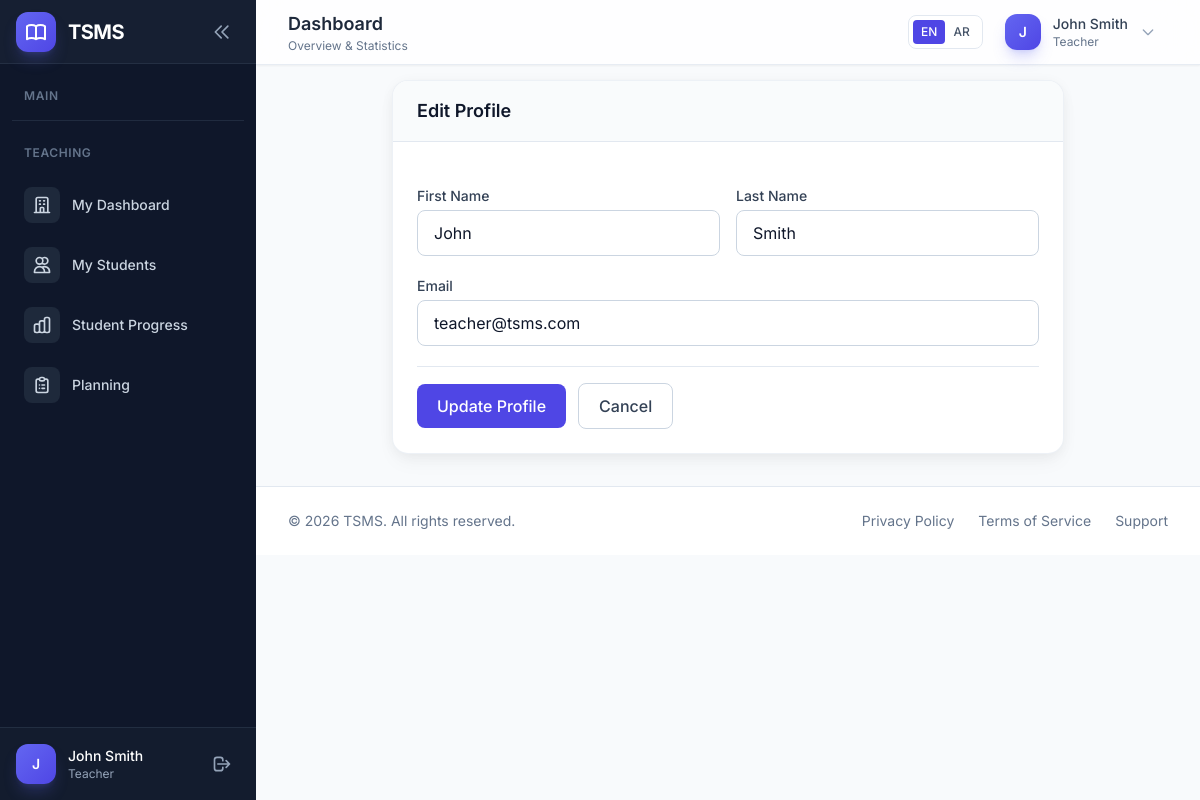
The app's page /auth/profile/edit (signed in) with its own data.
### app/models/user.py (models this page shows, shortened)
class User(UserMixin, db.Model):
    __tablename__ = 'users'
    id = db.Column(db.Integer, primary_key=True)
    name = db.Column(db.String(128), nullable=False)
    username = db.Column(db.String(64), unique=True, nullable=False, index=True)
    email = db.Column(db.String(120), unique=True, nullable=False, index=True)
    password_hash = db.Column(db.String(256), nullable=False)
    role = db.Column(db.Enum(UserRole), nullable=False, default=UserRole.TEACHER)
    status = db.Column(db.Enum(UserStatus), nullable=False, default=UserStatus.ACTIVE)
    created_at = db.Column(db.DateTime, default=datetime.utcnow, index=True)
    updated_at = db.Column(db.DateTime, default=datetime.utcnow, onupdate=datetime.utcnow)
    last_login_at = db.Column(db.DateTime)
    teacher_profile = db.relationship(
        'Teacher',
        backref='user',
        uselist=False,
        cascade='all, delete-orphan',
        lazy='joined'
    )
    supervisor_profile = db.relationship(
        'Supervisor',
        backref='user',
        uselist=False,
        cascade='all, delete-orphan',
        lazy='joined'
    )
    @property
    def password(self):
        """Prevent password from being read."""
        raise AttributeError('Password is not a readable attribute')
    def is_admin(self):
        return self.role == UserRole.ADMIN
    def is_supervisor(self):
        return self.role == UserRole.SUPERVISOR
    def is_teacher(self):
        return self.role == UserRole.TEACHER

### app/blueprints/auth/routes.py (the view, shortened to what this page needs)
@auth_bp.route('/profile/edit', methods=['GET', 'POST'])
@login_required
def edit_profile():
    form = ProfileForm(obj=current_user)
    if request.method == 'GET':
        name_parts = current_user.name.split(' ', 1)
        form.first_name.data = name_parts[0]
        form.last_name.data = name_parts[1] if len(name_parts) > 1 else ''
        form.email.data = current_user.email
    return render_template('auth/edit_profile.html', form=form)

### app/blueprints/auth/forms.py (shortened to what this page needs)
class ProfileForm(FlaskForm):
    first_name = StringField(_l('First Name'), validators=[
        DataRequired(message=_l('First name is required.')),
        Length(max=64)
    ])
    last_name = StringField(_l('Last Name'), validators=[
        DataRequired(message=_l('Last name is required.')),
        Length(max=64)
    ])
    email = StringField(_l('Email'), validators=[
        DataRequired(message=_l('Email is required.')),
        Email(message=_l('Please enter a valid email address.')),
        Length(max=120)
    ])
    submit = SubmitField(_l('Update Profile'))

### app/__init__.py (called while the page is built)
def _select_locale():
    lang = request.args.get('lang', type=str)
    if lang in SUPPORTED_LANGUAGES:
        session['language'] = lang
        return lang
    session_lang = session.get('language')
    if session_lang in SUPPORTED_LANGUAGES:
        return session_lang
    return request.accept_languages.best_match(SUPPORTED_LANGUAGES) or 'en'

def _init_extensions(app):
    from app.extensions import db, migrate, login_manager, csrf, babel
    db.init_app(app)
    migrate.init_app(app, db)
    login_manager.init_app(app)
    csrf.init_app(app)
    babel.init_app(app, locale_selector=_select_locale)
    from app.models import User
    @login_manager.user_loader
    def load_user(user_id):
        return User.query.get(int(user_id))

### app/blueprints/auth/routes.py (called while the page is built)
@auth_bp.before_app_request
def before_request():
    if current_user.is_authenticated:
        if current_user.status != UserStatus.ACTIVE:
            logout_user()
            flash(_('Your account is no longer active.'), 'warning')
            return redirect(url_for('auth.login'))

@auth_bp.after_app_request
def after_request(response):
    response.headers['X-Content-Type-Options'] = 'nosniff'
    response.headers['X-Frame-Options'] = 'SAMEORIGIN'
    response.headers['X-XSS-Protection'] = '1; mode=block'
    return response

### app/templates/auth/edit_profile.html (shortened to what this page needs)
{% extends "layouts/dashboard.html" %}
{% block content %}
<div class="max-w-2xl mx-auto">
    <div class="bg-white rounded-2xl shadow-soft border border-slate-200/60 overflow-hidden">
        <div class="px-6 py-4 bg-slate-50/80 border-b border-slate-200">
            <h3 class="text-lg font-semibold text-slate-900">{{ _('Edit Profile') }}</h3>
        </div>
        <form method="post" class="p-6 space-y-5">
            <div class="grid grid-cols-1 md:grid-cols-2 gap-4">
                <div>
                    <label class="block text-sm font-medium text-slate-700 mb-1">{{ _('First Name') }}</label>
                    {{ form.first_name(class="w-full px-4 py-2.5 border border-slate-300 rounded-lg focus:ring-2 focus:ring-primary-500 focus:border-primary-500") }}
                </div>
                <div>
                    <label class="block text-sm font-medium text-slate-700 mb-1">{{ _('Last Name') }}</label>
                    {{ form.last_name(class="w-full px-4 py-2.5 border border-slate-300 rounded-lg focus:ring-2 focus:ring-primary-500 focus:border-primary-500") }}
                </div>
            </div>
            <div>
                <label class="block text-sm font-medium text-slate-700 mb-1">{{ _('Email') }}</label>
                {{ form.email(class="w-full px-4 py-2.5 border border-slate-300 rounded-lg focus:ring-2 focus:ring-primary-500 focus:border-primary-500") }}
            </div>
            <div class="pt-4 border-t border-slate-200 flex items-center gap-3">
                {{ form.submit(class="px-5 py-2.5 bg-primary-600 text-white rounded-lg hover:bg-primary-700 transition-colors font-medium") }}
                <a href="{{ url_for('auth.profile') }}" class="px-5 py-2.5 border border-slate-300 text-slate-700 rounded-lg hover:bg-slate-50 transition-colors font-medium">{{ _('Cancel') }}</a>
            </div>
        </form>
    </div>
</div>
{% endblock %}

### app/templates/components/sidebar.html (shortened to what this page needs)
<aside :class="sidebarOpen ? 'w-64' : 'w-20'"
    class="fixed inset-y-0 z-50 bg-slate-900 sidebar-transition hidden lg:flex lg:flex-col"
    style="{% if current_direction == 'rtl' %}right: 0; left: auto;{% else %}left: 0; right: auto;{% endif %}">
    <div class="flex items-center justify-between h-16 px-4 bg-slate-800/50 border-b border-slate-700/50">
        <a href="{{ url_for('teacher.index') if current_user.is_teacher() and not current_user.is_supervisor() and not current_user.is_admin() else url_for('main.dashboard') }}" class="flex items-center space-x-3">
            <div class="flex-shrink-0 w-10 h-10 bg-gradient-to-br from-primary-500 to-primary-600 rounded-xl flex items-center justify-center shadow-lg shadow-primary-500/25">
            </div>
            <span x-show="sidebarOpen" x-transition class="text-white font-bold text-xl tracking-tight">TSMS</span>
        </a>
        <button @click="sidebarOpen = !sidebarOpen"
                class="p-2 text-slate-400 hover:text-white hover:bg-slate-700/50 rounded-lg transition-colors lg:block hidden">
        </button>
    </div>
    <nav class="flex-1 mt-6 px-3 space-y-1 overflow-y-auto">
        <div x-show="sidebarOpen" class="mb-4">
            <p class="px-3 text-xs font-semibold text-slate-500 uppercase tracking-wider">{{ _('Main') }}</p>
        </div>
        {% if current_user.is_teacher() and not current_user.is_supervisor() and not current_user.is_admin() %}
        <div x-show="sidebarOpen" class="pt-6 mt-6 border-t border-slate-700/50">
            <p class="px-3 text-xs font-semibold text-slate-500 uppercase tracking-wider mb-4">{{ _('Teaching') }}</p>
        </div>
        <a href="{{ url_for('teacher.index') }}"
           class="group flex items-center px-3 py-2.5 text-sm font-medium rounded-xl transition-all duration-200
                  {% if request.endpoint == 'teacher.index' %}
                  bg-gradient-to-r from-primary-600 to-primary-500 text-white shadow-lg shadow-primary-500/25
                  {% else %}
                  text-slate-300 hover:bg-slate-800/50 hover:text-white
                  {% endif %}">
            <div class="flex items-center justify-center w-9 h-9 rounded-lg
                        {% if request.endpoint == 'teacher.index' %}bg-white/20{% else %}bg-slate-800 group-hover:bg-slate-700{% endif %}">
                <svg class="w-5 h-5" fill="none" stroke="currentColor" viewBox="0 0 24 24">
                    <path stroke-linecap="round" stroke-linejoin="round" stroke-width="2" d="M19 21V5a2 2 0 00-2-2H7a2 2 0 00-2 2v16m14 0h2m-2 0h-5m-9 0H3m2 0h5M9 7h1m-1 4h1m4-4h1m-1 4h1m-5 10v-5a1 1 0 011-1h2a1 1 0 011 1v5m-4 0h4"/>
                </svg>
            </div>
            <span x-show="sidebarOpen" x-transition class="ml-3">{{ _('My Dashboard') }}</span>
        </a>
        <a href="{{ url_for('teacher.students') }}"
           class="group flex items-center px-3 py-2.5 text-sm font-medium rounded-xl transition-all duration-200
                  {% if request.endpoint == 'teacher.students' or request.endpoint == 'teacher.student_detail' %}
                  bg-gradient-to-r from-primary-600 to-primary-500 text-white shadow-lg shadow-primary-500/25
                  {% else %}
                  text-slate-300 hover:bg-slate-800/50 hover:text-white
                  {% endif %}">
            <div class="flex items-center justify-center w-9 h-9 rounded-lg
                        {% if request.endpoint == 'teacher.students' or request.endpoint == 'teacher.student_detail' %}bg-white/20{% else %}bg-slate-800 group-hover:bg-slate-700{% endif %}">
                <svg class="w-5 h-5" fill="none" stroke="currentColor" viewBox="0 0 24 24">
                    <path stroke-linecap="round" stroke-linejoin="round" stroke-width="2" d="M12 4.354a4 4 0 110 5.292M15 21H3v-1a6 6 0 0112 0v1zm0 0h6v-1a6 6 0 00-9-5.197M13 7a4 4 0 11-8 0 4 4 0 018 0z"/>
                </svg>
            </div>
            <span x-show="sidebarOpen" x-transition class="ml-3">{{ _('My Students') }}</span>
        </a>
        <a href="{{ url_for('teacher.student_progress') }}"
           class="group flex items-center px-3 py-2.5 text-sm font-medium rounded-xl transition-all duration-200
                  {% if request.endpoint == 'teacher.student_progress' %}
                  bg-gradient-to-r from-primary-600 to-primary-500 text-white shadow-lg shadow-primary-500/25
                  {% else %}
                  text-slate-300 hover:bg-slate-800/50 hover:text-white
                  {% endif %}">
            <div class="flex items-center justify-center w-9 h-9 rounded-lg
                        {% if request.endpoint == 'teacher.student_progress' %}bg-white/20{% else %}bg-slate-800 group-hover:bg-slate-700{% endif %}">
            </div>
            <span x-show="sidebarOpen" x-transition class="ml-3">{{ _('Student Progress') }}</span>
        </a>
        <a href="{{ url_for('teacher.planning') }}"
           class="group flex items-center px-3 py-2.5 text-sm font-medium rounded-xl transition-all duration-200
                  {% if request.endpoint == 'teacher.planning' or 'planning' in request.endpoint %}
                  bg-gradient-to-r from-primary-600 to-primary-500 text-white shadow-lg shadow-primary-500/25
                  {% else %}
                  text-slate-300 hover:bg-slate-800/50 hover:text-white
                  {% endif %}">
            <div class="flex items-center justify-center w-9 h-9 rounded-lg
                        {% if request.endpoint == 'teacher.planning' or 'planning' in request.endpoint %}bg-white/20{% else %}bg-slate-800 group-hover:bg-slate-700{% endif %}">
                <svg class="w-5 h-5" fill="none" stroke="currentColor" viewBox="0 0 24 24">
                    <path stroke-linecap="round" stroke-linejoin="round" stroke-width="2" d="M9 5H7a2 2 0 00-2 2v12a2 2 0 002 2h10a2 2 0 002-2V7a2 2 0 00-2-2h-2M9 5a2 2 0 002 2h2a2 2 0 002-2M9 5a2 2 0 012-2h2a2 2 0 012 2m-3 7h3m-3 4h3m-6-4h.01M9 16h.01"/>
                </svg>
            </div>
            <span x-show="sidebarOpen" x-transition class="ml-3">{{ _('Planning') }}</span>
        </a>
        {% endif %}
    </nav>
    <div class="p-4 border-t border-slate-700/50 bg-slate-800/30">
        <div class="flex items-center">
            <div class="flex-shrink-0">
                <div class="w-10 h-10 rounded-xl bg-gradient-to-br from-primary-500 to-primary-600 flex items-center justify-center text-white font-semibold text-sm shadow-lg shadow-primary-500/25">
                    {{ current_user.name[0]|upper }}
                </div>
            </div>
            <div x-show="sidebarOpen" x-transition class="ml-3 flex-1 min-w-0">
                <p class="text-sm font-medium text-white truncate">{{ current_user.name }}</p>
                <p class="text-xs text-slate-400 truncate">{{ current_role_label }}</p>
            </div>
            <a x-show="sidebarOpen" href="{{ url_for('auth.logout') }}"
               class="ml-2 p-2 text-slate-400 hover:text-red-400 rounded-lg hover:bg-slate-700/50 transition-colors"
                    title="{{ _('Logout') }}">
                <svg class="w-5 h-5" fill="none" stroke="currentColor" viewBox="0 0 24 24">
                    <path stroke-linecap="round" stroke-linejoin="round" stroke-width="2" d="M17 16l4-4m0 0l-4-4m4 4H7m6 4v1a3 3 0 01-3 3H6a3 3 0 01-3-3V7a3 3 0 013-3h4a3 3 0 013 3v1"/>
                </svg>
            </a>
        </div>
    </div>
</aside>

### app/templates/components/navbar.html (shortened to what this page needs)
<header :class="sidebarOpen ? '{{ 'lg:pr-64' if current_direction == 'rtl' else 'lg:pl-64' }}' : '{{ 'lg:pr-20' if current_direction == 'rtl' else 'lg:pl-20' }}'"
        class="fixed top-0 right-0 left-0 z-40 transition-all duration-300">
    <div class="bg-white/80 backdrop-blur-xl border-b border-slate-200/80 shadow-sm">
        <div class="flex items-center justify-between h-16 px-4 sm:px-6 lg:px-8">
            <div class="flex items-center gap-4">
                <div class="hidden sm:block">
                    <h1 class="text-lg font-semibold text-slate-800">{% block page_title %}{{ _('Dashboard') }}{% endblock %}</h1>
                    <p class="text-xs text-slate-500">{% block page_subtitle %}{{ _('Overview & Statistics') }}{% endblock %}</p>
                </div>
            </div>
            <div class="flex items-center gap-2 sm:gap-4">
                <div class="hidden md:flex items-center rounded-lg border border-slate-200 bg-white/70 p-1 text-xs font-medium">
                    <a href="{{ switch_lang_url('en') }}" class="px-2 py-1 rounded {% if current_language == 'en' %}bg-primary-600 text-white{% else %}text-slate-600 hover:text-slate-800{% endif %}">EN</a>
                    <a href="{{ switch_lang_url('ar') }}" class="px-2 py-1 rounded {% if current_language == 'ar' %}bg-primary-600 text-white{% else %}text-slate-600 hover:text-slate-800{% endif %}">AR</a>
                </div>
                <div x-data="{ profileOpen: false }" class="relative">
                    <button @click="profileOpen = !profileOpen"
                            class="flex items-center gap-3 p-1.5 {% if current_direction == 'rtl' %}pl-3{% else %}pr-3{% endif %} hover:bg-slate-100 rounded-xl transition-colors">
                        <div class="w-9 h-9 rounded-xl bg-gradient-to-br from-primary-500 to-primary-600 flex items-center justify-center text-white font-semibold text-sm shadow-lg shadow-primary-500/25">
                            {{ current_user.name[0]|upper }}
                        </div>
                        <div class="hidden sm:block {% if current_direction == 'rtl' %}text-right{% else %}text-left{% endif %}">
                            <p class="text-sm font-medium text-slate-700">{{ current_user.name }}</p>
                            <p class="text-xs text-slate-500">{{ current_role_label }}</p>
                        </div>
                        <svg class="hidden sm:block w-4 h-4 text-slate-400" fill="none" stroke="currentColor" viewBox="0 0 24 24">
                            <path stroke-linecap="round" stroke-linejoin="round" stroke-width="2" d="M19 9l-7 7-7-7"/>
                        </svg>
                    </button>
                </div>
            </div>
        </div>
    </div>
</header>

### app/templates/base.html (style rules this page uses)
.sidebar-transition { transition: width 0.3s cubic-bezier(0.4, 0, 0.2, 1); }
* { transition-property: background-color, border-color, color, fill, stroke; transition-timing-function: cubic-bezier(0.4, 0, 0.2, 1); transition-duration: 150ms; }

### records on screen
User: name "J", name "John Smith", email "teacher@tsms.com"

### other values on screen
{{ current_role_label }} "Teacher"
